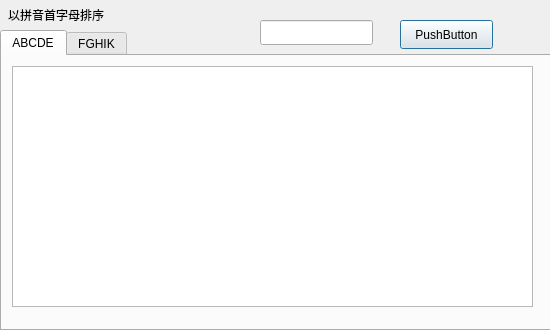
<?xml version="1.0" encoding="UTF-8"?>
<ui version="4.0">
 <class>targetPlaceSelect</class>
 <widget class="QDialog" name="targetPlaceSelect">
  <property name="geometry">
   <rect>
    <x>0</x>
    <y>0</y>
    <width>550</width>
    <height>330</height>
   </rect>
  </property>
  <property name="windowTitle">
   <string>机场选择</string>
  </property>
  <widget class="QTabWidget" name="tabWidget">
   <property name="geometry">
    <rect>
     <x>0</x>
     <y>30</y>
     <width>551</width>
     <height>301</height>
    </rect>
   </property>
   <property name="currentIndex">
    <number>0</number>
   </property>
   <widget class="QWidget" name="ABCDETab">
    <attribute name="title">
     <string>ABCDE</string>
    </attribute>
    <widget class="QTableView" name="ABCDETableView">
     <property name="geometry">
      <rect>
       <x>10</x>
       <y>10</y>
       <width>521</width>
       <height>241</height>
      </rect>
     </property>
     <property name="selectionBehavior">
      <enum>QAbstractItemView::SelectRows</enum>
     </property>
    </widget>
   </widget>
   <widget class="QWidget" name="FGHIKTab">
    <attribute name="title">
     <string>FGHIK</string>
    </attribute>
    <widget class="QTableView" name="FGHIKTableView">
     <property name="geometry">
      <rect>
       <x>10</x>
       <y>10</y>
       <width>521</width>
       <height>241</height>
      </rect>
     </property>
     <property name="selectionBehavior">
      <enum>QAbstractItemView::SelectRows</enum>
     </property>
    </widget>
   </widget>
  </widget>
  <widget class="QLabel" name="label">
   <property name="geometry">
    <rect>
     <x>8</x>
     <y>5</y>
     <width>171</width>
     <height>20</height>
    </rect>
   </property>
   <property name="text">
    <string>以拼音首字母排序</string>
   </property>
  </widget>
  <widget class="QLineEdit" name="lineEdit">
   <property name="geometry">
    <rect>
     <x>260</x>
     <y>20</y>
     <width>113</width>
     <height>25</height>
    </rect>
   </property>
  </widget>
  <widget class="QPushButton" name="pushButton">
   <property name="geometry">
    <rect>
     <x>400</x>
     <y>20</y>
     <width>93</width>
     <height>29</height>
    </rect>
   </property>
   <property name="text">
    <string>PushButton</string>
   </property>
  </widget>
 </widget>
 <resources/>
 <connections/>
</ui>
